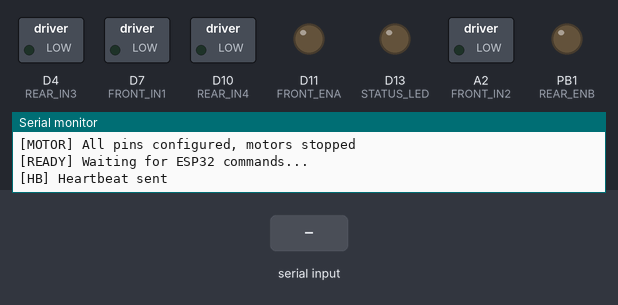
Bench run of a sketch on a simulated STM32 Nucleo. On the bench: switched loads named in the sketch (green lamp = pin HIGH), output pins drawn as LEDs (lit = HIGH), the last lines printed to the serial monitor. The test bench sets the inputs (shaded band).

Above: at 3.1 s.
3.2 s: "30,150\n" received over the second serial link
At 3.8 s:
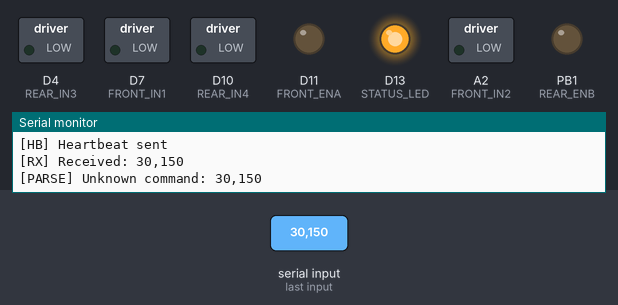
4.7 s: "CMD,\n" received over the second serial link
At 5.9 s:
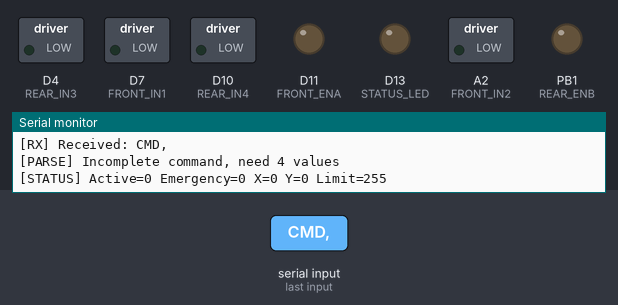
6.2 s: "CMD,90\n" received over the second serial link
At 7.3 s:
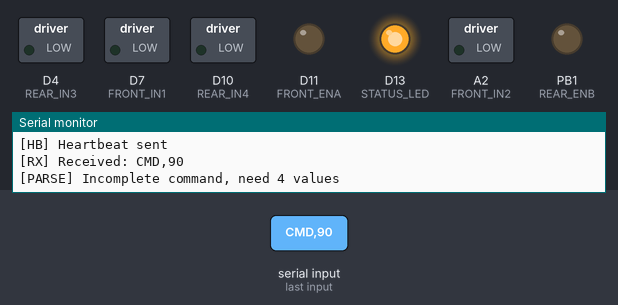
Timing chart, 0 to 9.2 s (numbered marks = the images above; inputs shaded):
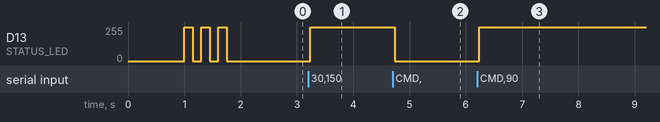

The sketch:

STM32_MotorControl.ino
```cpp
/*
 * STM32F103RB (Nucleo-64) - Motor Control via L298N
 * Arduino IDE with STM32duino core
 *
 * UART Wiring:
 *   STM32 PB10 (USART3 TX) --> ESP32 GPIO16 (RX2)
 *   STM32 PB11 (USART3 RX) <-- ESP32 GPIO17 (TX2)
 *   GND <--> GND
 *
 * L298N Wiring:
 *   IN1  <- PA8   | IN3  <- PB5
 *   IN2  <- PA4   | IN4  <- PB6
 *   ENA  <- PA7   | ENB  <- PB1
 *   OUT1 -> Front-Left  (+)  & Front-Right (+)
 *   OUT2 -> Front-Left  (-)  & Front-Right (-)
 *   OUT3 -> Rear-Left   (+)  & Rear-Right  (+)
 *   OUT4 -> Rear-Left   (-)  & Rear-Right  (-)
 *
 * IMPORTANT (Nucleo F103RB):
 *   "Serial"  = USART2 (PA2/PA3) routed to ST-Link USB (your serial monitor)
 *   "Serial3" = USART3 (PB10/PB11) used for ESP32 communication
 *
 *   Remove ENA & ENB jumper caps on L298N for PWM control!
 */

// ===== USART3 for ESP32 Communication =====
// On Nucleo F103RB: Serial = USART2 (ST-Link USB), we need USART3 (PB10/PB11)
HardwareSerial Serial3(PB11, PB10);  // RX=PB11, TX=PB10

// ===== Pin Definitions =====
// Front Motors (L298N Channel A: OUT1/OUT2)
#define FRONT_IN1   PA8    // Direction pin 1
#define FRONT_IN2   PA4    // Direction pin 2
#define FRONT_ENA   PA7    // PWM speed (TIM3_CH2)

// Rear Motors (L298N Channel B: OUT3/OUT4)
#define REAR_IN3    PB5    // Direction pin 1
#define REAR_IN4    PB6    // Direction pin 2
#define REAR_ENB    PB1    // PWM speed (TIM3_CH4)

// On-board LED for status
#define STATUS_LED  LED_BUILTIN  // PA5 on Nucleo F103RB

// ===== Motor State =====
int joyX = 0;
int joyY = 0;
int speedLimit = 255;
bool emergency = false;
unsigned long lastCommand = 0;
bool motorActive = false;

// ===== Safety Timeout =====
#define COMMAND_TIMEOUT 500  // Stop motors if no command for 500ms

// ===== Receive Buffer =====
char rxBuffer[64];
int rxIndex = 0;

void setup() {
  // USB Serial Monitor (through ST-Link, USART2, PA2/PA3)
  Serial.begin(115200);
  delay(1000);  // Wait for serial monitor to connect

  Serial.println(F("========================================"));
  Serial.println(F("  STM32F103RB - Motor Control System"));
  Serial.println(F("  USART3: PB10(TX) / PB11(RX)"));
  Serial.println(F("========================================"));

  // USART3 for ESP32 (PB10=TX, PB11=RX)
  Serial3.begin(115200);

  Serial.println(F("[UART] Serial3 (USART3) initialized at 115200"));
  Serial.println(F("[UART] PB10=TX -> ESP32 GPIO16"));
  Serial.println(F("[UART] PB11=RX <- ESP32 GPIO17"));

  // Motor pins
  pinMode(FRONT_IN1, OUTPUT);
  pinMode(FRONT_IN2, OUTPUT);
  pinMode(FRONT_ENA, OUTPUT);
  pinMode(REAR_IN3, OUTPUT);
  pinMode(REAR_IN4, OUTPUT);
  pinMode(REAR_ENB, OUTPUT);

  // Status LED
  pinMode(STATUS_LED, OUTPUT);

  // Motors OFF
  stopAllMotors();

  Serial.println(F("[MOTOR] All pins configured, motors stopped"));
  Serial.println(F("[READY] Waiting for ESP32 commands..."));
  Serial.println(F(""));

  // Blink LED 3 times to show ready
  for (int i = 0; i < 3; i++) {
    digitalWrite(STATUS_LED, HIGH);
    delay(150);
    digitalWrite(STATUS_LED, LOW);
    delay(150);
  }

  // Send ready message to ESP32
  Serial3.println("STM32_READY");
}

void loop() {
  // ===== Read UART byte-by-byte (more reliable than readStringUntil) =====
  while (Serial3.available()) {
    char c = Serial3.read();

    // Toggle LED on any received byte (visual confirmation)
    digitalWrite(STATUS_LED, !digitalRead(STATUS_LED));

    if (c == '\n' || c == '\r') {
      if (rxIndex > 0) {
        rxBuffer[rxIndex] = '\0';  // Null terminate
        String cmd = String(rxBuffer);
        cmd.trim();

        if (cmd.length() > 0) {
          Serial.print(F("[RX] Received: "));
          Serial.println(cmd);
          parseCommand(cmd);
        }
        rxIndex = 0;  // Reset buffer
      }
    } else {
      if (rxIndex < 63) {
        rxBuffer[rxIndex++] = c;
      } else {
        rxIndex = 0;  // Buffer overflow, reset
      }
    }
  }

  // ===== Safety Timeout =====
  if (motorActive && (millis() - lastCommand > COMMAND_TIMEOUT)) {
    Serial.println(F("[SAFETY] Command timeout - stopping motors"));
    stopAllMotors();
    motorActive = false;
    Serial3.println("ACK,timeout");
  }

  // ===== Apply Motor Control at 50Hz =====
  static unsigned long lastMotorUpdate = 0;
  if (millis() - lastMotorUpdate > 20) {
    if (motorActive && !emergency) {
      applyMotorControl();
    }
    lastMotorUpdate = millis();
  }

  // ===== Heartbeat: send status to ESP32 every 2 seconds =====
  static unsigned long lastHeartbeat = 0;
  if (millis() - lastHeartbeat > 2000) {
    Serial3.println("HB,ok");
    Serial.println(F("[HB] Heartbeat sent"));
    lastHeartbeat = millis();
  }

  // ===== Debug: Show status every 5 seconds =====
  static unsigned long lastStatus = 0;
  if (millis() - lastStatus > 5000) {
    Serial.print(F("[STATUS] Active="));
    Serial.print(motorActive);
    Serial.print(F(" Emergency="));
    Serial.print(emergency);
    Serial.print(F(" X="));
    Serial.print(joyX);
    Serial.print(F(" Y="));
    Serial.print(joyY);
    Serial.print(F(" Limit="));
    Serial.println(speedLimit);
    lastStatus = millis();
  }
}

// ===== Parse Command from ESP32 =====
// Format: CMD,joyX,joyY,speedLimit,emergency
// Example: CMD,50,-30,200,0
void parseCommand(String cmd) {
  if (!cmd.startsWith("CMD,")) {
    Serial.print(F("[PARSE] Unknown command: "));
    Serial.println(cmd);
    return;
  }

  // Parse CSV: CMD,joyX,joyY,speedLimit,emergency
  int values[4];
  int valueIndex = 0;
  int startPos = 4;  // After "CMD,"

  for (int i = 4; i <= (int)cmd.length() && valueIndex < 4; i++) {
    if (i == (int)cmd.length() || cmd.charAt(i) == ',') {
      values[valueIndex] = cmd.substring(startPos, i).toInt();
      valueIndex++;
      startPos = i + 1;
    }
  }

  if (valueIndex < 4) {
    Serial.println(F("[PARSE] Incomplete command, need 4 values"));
    return;
  }

  joyX = constrain(values[0], -100, 100);
  joyY = constrain(values[1], -100, 100);
  speedLimit = constrain(values[2], 0, 255);
  emergency = (values[3] == 1);

  lastCommand = millis();
  motorActive = true;

  // Handle emergency
  if (emergency) {
    stopAllMotors();
    Serial3.println("ACK,emergency");
    Serial.println(F("[EMERGENCY] Motors stopped!"));
    return;
  }

  // Send ACK back to ESP32
  Serial3.println("ACK,ok");

  // Debug (throttled)
  static unsigned long lastDebug = 0;
  if (millis() - lastDebug > 500) {
    Serial.print(F("[CMD] X="));
    Serial.print(joyX);
    Serial.print(F(" Y="));
    Serial.print(joyY);
    Serial.print(F(" Limit="));
    Serial.print(speedLimit);
    Serial.println();
    lastDebug = millis();
  }
}

// ===== Differential Steering Motor Control =====
// joyY = throttle (forward/backward)
// joyX = steering (mix into left/right differential)
void applyMotorControl() {
  int throttle = joyY;   // -100 to 100
  int steering = joyX;   // -100 to 100

  // Differential drive mixing
  int leftSpeed  = throttle + steering;   // Front motors
  int rightSpeed = throttle - steering;   // Rear motors

  leftSpeed  = constrain(leftSpeed, -100, 100);
  rightSpeed = constrain(rightSpeed, -100, 100);

  // Map to PWM with speed limit
  int leftPWM  = map(abs(leftSpeed), 0, 100, 0, speedLimit);
  int rightPWM = map(abs(rightSpeed), 0, 100, 0, speedLimit);

  // Dead zone to prevent motor whine
  if (leftPWM < 30)  leftPWM = 0;
  if (rightPWM < 30) rightPWM = 0;

  // === Front Motors (Channel A: OUT1/OUT2) ===
  if (leftSpeed > 0) {
    digitalWrite(FRONT_IN1, HIGH);
    digitalWrite(FRONT_IN2, LOW);
  } else if (leftSpeed < 0) {
    digitalWrite(FRONT_IN1, LOW);
    digitalWrite(FRONT_IN2, HIGH);
  } else {
    digitalWrite(FRONT_IN1, LOW);
    digitalWrite(FRONT_IN2, LOW);
  }
  analogWrite(FRONT_ENA, leftPWM);

  // === Rear Motors (Channel B: OUT3/OUT4) ===
  if (rightSpeed > 0) {
    digitalWrite(REAR_IN3, HIGH);
    digitalWrite(REAR_IN4, LOW);
  } else if (rightSpeed < 0) {
    digitalWrite(REAR_IN3, LOW);
    digitalWrite(REAR_IN4, HIGH);
  } else {
    digitalWrite(REAR_IN3, LOW);
    digitalWrite(REAR_IN4, LOW);
  }
  analogWrite(REAR_ENB, rightPWM);
}

// ===== Stop All Motors =====
void stopAllMotors() {
  digitalWrite(FRONT_IN1, LOW);
  digitalWrite(FRONT_IN2, LOW);
  analogWrite(FRONT_ENA, 0);

  digitalWrite(REAR_IN3, LOW);
  digitalWrite(REAR_IN4, LOW);
  analogWrite(REAR_ENB, 0);
}
```

Measured:
- after the input at 3.2 s, D13 (STATUS_LED): 0/255 → 255/255 at once
- after the input at 4.7 s, D13 (STATUS_LED): 255/255 → 0/255 at once
- after the input at 6.2 s, D13 (STATUS_LED): 0/255 → 255/255 at once
